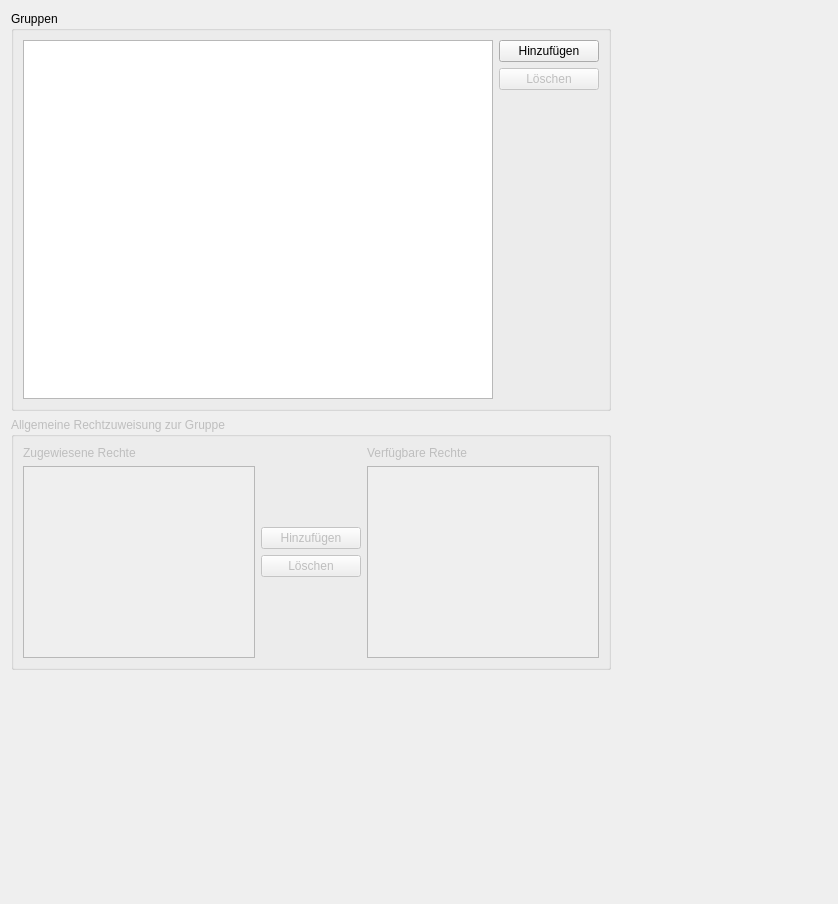
<?xml version="1.0" encoding="UTF-8"?>
<ui version="4.0">
 <class>QMAMSGroupSettingsWidget</class>
 <widget class="QWidget" name="QMAMSGroupSettingsWidget">
  <property name="geometry">
   <rect>
    <x>0</x>
    <y>0</y>
    <width>838</width>
    <height>904</height>
   </rect>
  </property>
  <property name="windowTitle">
   <string>Form</string>
  </property>
  <layout class="QVBoxLayout" name="verticalLayout_2">
   <item>
    <widget class="QGroupBox" name="groupBox_2">
     <property name="minimumSize">
      <size>
       <width>0</width>
       <height>400</height>
      </size>
     </property>
     <property name="maximumSize">
      <size>
       <width>600</width>
       <height>16777215</height>
      </size>
     </property>
     <property name="title">
      <string>Gruppen</string>
     </property>
     <property name="alignment">
      <set>Qt::AlignLeading|Qt::AlignLeft|Qt::AlignTop</set>
     </property>
     <layout class="QGridLayout" name="gridLayout_2">
      <item row="0" column="0">
       <layout class="QHBoxLayout" name="horizontalLayout_2">
        <item>
         <layout class="QVBoxLayout" name="verticalLayout_3">
          <item>
           <widget class="QTableView" name="tvGroup">
            <property name="selectionMode">
             <enum>QAbstractItemView::SingleSelection</enum>
            </property>
            <property name="selectionBehavior">
             <enum>QAbstractItemView::SelectRows</enum>
            </property>
            <attribute name="horizontalHeaderShowSortIndicator" stdset="0">
             <bool>true</bool>
            </attribute>
           </widget>
          </item>
         </layout>
        </item>
        <item>
         <layout class="QVBoxLayout" name="verticalLayout_4">
          <item>
           <widget class="QPushButton" name="pbAddGroup">
            <property name="minimumSize">
             <size>
              <width>100</width>
              <height>0</height>
             </size>
            </property>
            <property name="text">
             <string>Hinzufügen</string>
            </property>
           </widget>
          </item>
          <item>
           <widget class="QPushButton" name="pbRemoveGroup">
            <property name="enabled">
             <bool>false</bool>
            </property>
            <property name="minimumSize">
             <size>
              <width>100</width>
              <height>0</height>
             </size>
            </property>
            <property name="text">
             <string>Löschen</string>
            </property>
           </widget>
          </item>
          <item>
           <spacer name="verticalSpacer">
            <property name="orientation">
             <enum>Qt::Vertical</enum>
            </property>
            <property name="sizeHint" stdset="0">
             <size>
              <width>20</width>
              <height>40</height>
             </size>
            </property>
           </spacer>
          </item>
         </layout>
        </item>
       </layout>
      </item>
     </layout>
    </widget>
   </item>
   <item>
    <widget class="QGroupBox" name="gbAccessMode">
     <property name="enabled">
      <bool>false</bool>
     </property>
     <property name="minimumSize">
      <size>
       <width>0</width>
       <height>200</height>
      </size>
     </property>
     <property name="maximumSize">
      <size>
       <width>600</width>
       <height>16777215</height>
      </size>
     </property>
     <property name="title">
      <string>Allgemeine Rechtzuweisung zur Gruppe</string>
     </property>
     <layout class="QHBoxLayout" name="horizontalLayout">
      <item>
       <layout class="QVBoxLayout" name="verticalLayout_6">
        <item>
         <widget class="QLabel" name="label">
          <property name="text">
           <string>Zugewiesene Rechte</string>
          </property>
         </widget>
        </item>
        <item>
         <widget class="QListView" name="lvGroupAccessMode">
          <property name="editTriggers">
           <set>QAbstractItemView::NoEditTriggers</set>
          </property>
         </widget>
        </item>
       </layout>
      </item>
      <item>
       <layout class="QVBoxLayout" name="verticalLayout_7">
        <item>
         <spacer name="verticalSpacer_3">
          <property name="orientation">
           <enum>Qt::Vertical</enum>
          </property>
          <property name="sizeHint" stdset="0">
           <size>
            <width>20</width>
            <height>40</height>
           </size>
          </property>
         </spacer>
        </item>
        <item>
         <widget class="QPushButton" name="pbAddAccessMode">
          <property name="minimumSize">
           <size>
            <width>100</width>
            <height>0</height>
           </size>
          </property>
          <property name="text">
           <string>Hinzufügen</string>
          </property>
         </widget>
        </item>
        <item>
         <widget class="QPushButton" name="pbRemoveAccessMode">
          <property name="minimumSize">
           <size>
            <width>100</width>
            <height>0</height>
           </size>
          </property>
          <property name="text">
           <string>Löschen</string>
          </property>
         </widget>
        </item>
        <item>
         <spacer name="verticalSpacer_2">
          <property name="orientation">
           <enum>Qt::Vertical</enum>
          </property>
          <property name="sizeHint" stdset="0">
           <size>
            <width>20</width>
            <height>40</height>
           </size>
          </property>
         </spacer>
        </item>
       </layout>
      </item>
      <item>
       <layout class="QVBoxLayout" name="verticalLayout">
        <item>
         <widget class="QLabel" name="label_2">
          <property name="text">
           <string>Verfügbare Rechte</string>
          </property>
         </widget>
        </item>
        <item>
         <widget class="QListView" name="lvAccessMode">
          <property name="editTriggers">
           <set>QAbstractItemView::NoEditTriggers</set>
          </property>
         </widget>
        </item>
       </layout>
      </item>
     </layout>
    </widget>
   </item>
   <item>
    <spacer name="verticalSpacer_4">
     <property name="orientation">
      <enum>Qt::Vertical</enum>
     </property>
     <property name="sizeHint" stdset="0">
      <size>
       <width>20</width>
       <height>206</height>
      </size>
     </property>
    </spacer>
   </item>
  </layout>
 </widget>
 <resources/>
 <connections>
  <connection>
   <sender>pbAddAccessMode</sender>
   <signal>clicked()</signal>
   <receiver>QMAMSGroupSettingsWidget</receiver>
   <slot>addAccessMode()</slot>
   <hints>
    <hint type="sourcelabel">
     <x>308</x>
     <y>446</y>
    </hint>
    <hint type="destinationlabel">
     <x>418</x>
     <y>451</y>
    </hint>
   </hints>
  </connection>
  <connection>
   <sender>pbAddGroup</sender>
   <signal>clicked()</signal>
   <receiver>QMAMSGroupSettingsWidget</receiver>
   <slot>addGroup()</slot>
   <hints>
    <hint type="sourcelabel">
     <x>544</x>
     <y>58</y>
    </hint>
    <hint type="destinationlabel">
     <x>418</x>
     <y>451</y>
    </hint>
   </hints>
  </connection>
  <connection>
   <sender>pbRemoveAccessMode</sender>
   <signal>clicked()</signal>
   <receiver>QMAMSGroupSettingsWidget</receiver>
   <slot>removeAccessMode()</slot>
   <hints>
    <hint type="sourcelabel">
     <x>308</x>
     <y>479</y>
    </hint>
    <hint type="destinationlabel">
     <x>418</x>
     <y>451</y>
    </hint>
   </hints>
  </connection>
  <connection>
   <sender>pbRemoveGroup</sender>
   <signal>clicked()</signal>
   <receiver>QMAMSGroupSettingsWidget</receiver>
   <slot>removeGroup()</slot>
   <hints>
    <hint type="sourcelabel">
     <x>544</x>
     <y>91</y>
    </hint>
    <hint type="destinationlabel">
     <x>418</x>
     <y>451</y>
    </hint>
   </hints>
  </connection>
 </connections>
 <slots>
  <slot>addGroup()</slot>
  <slot>removeGroup()</slot>
  <slot>addAccessMode()</slot>
  <slot>removeAccessMode()</slot>
 </slots>
</ui>
